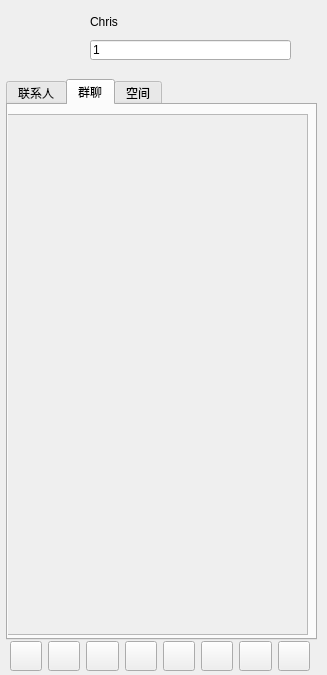
<?xml version="1.0" encoding="UTF-8"?>
<ui version="4.0">
 <class>mDialog</class>
 <widget class="QDialog" name="mDialog">
  <property name="geometry">
   <rect>
    <x>0</x>
    <y>0</y>
    <width>327</width>
    <height>675</height>
   </rect>
  </property>
  <property name="windowTitle">
   <string>Apptenchat</string>
  </property>
  <property name="windowIcon">
   <iconset resource="resource.qrc">
    <normaloff>:/src/resource/images/logo_real.png</normaloff>:/src/resource/images/logo_real.png</iconset>
  </property>
  <widget class="QPushButton" name="pb_profile">
   <property name="geometry">
    <rect>
     <x>10</x>
     <y>10</y>
     <width>60</width>
     <height>60</height>
    </rect>
   </property>
   <property name="cursor">
    <cursorShape>PointingHandCursor</cursorShape>
   </property>
   <property name="text">
    <string/>
   </property>
   <property name="iconSize">
    <size>
     <width>60</width>
     <height>60</height>
    </size>
   </property>
   <property name="flat">
    <bool>true</bool>
   </property>
  </widget>
  <widget class="QLabel" name="le_name">
   <property name="geometry">
    <rect>
     <x>90</x>
     <y>11</y>
     <width>51</width>
     <height>21</height>
    </rect>
   </property>
   <property name="text">
    <string>Chris</string>
   </property>
  </widget>
  <widget class="QLineEdit" name="le_feeling">
   <property name="geometry">
    <rect>
     <x>90</x>
     <y>40</y>
     <width>201</width>
     <height>20</height>
    </rect>
   </property>
   <property name="text">
    <string>1</string>
   </property>
  </widget>
  <widget class="QTabWidget" name="tabWidget">
   <property name="geometry">
    <rect>
     <x>6</x>
     <y>79</y>
     <width>311</width>
     <height>561</height>
    </rect>
   </property>
   <property name="currentIndex">
    <number>1</number>
   </property>
   <widget class="QWidget" name="tab">
    <attribute name="title">
     <string>联系人</string>
    </attribute>
    <widget class="QScrollArea" name="scrollArea">
     <property name="geometry">
      <rect>
       <x>-1</x>
       <y>-1</y>
       <width>311</width>
       <height>521</height>
      </rect>
     </property>
     <property name="widgetResizable">
      <bool>true</bool>
     </property>
     <widget class="QWidget" name="scrollAreaWidgetContents">
      <property name="geometry">
       <rect>
        <x>0</x>
        <y>0</y>
        <width>309</width>
        <height>519</height>
       </rect>
      </property>
      <layout class="QVBoxLayout" name="verticalLayout">
       <item>
        <widget class="QWidget" name="wdg_list" native="true"/>
       </item>
       <item>
        <spacer name="verticalSpacer">
         <property name="orientation">
          <enum>Qt::Vertical</enum>
         </property>
         <property name="sizeHint" stdset="0">
          <size>
           <width>20</width>
           <height>40</height>
          </size>
         </property>
        </spacer>
       </item>
      </layout>
     </widget>
    </widget>
   </widget>
   <widget class="QWidget" name="tab_3">
    <attribute name="title">
     <string>群聊</string>
    </attribute>
    <widget class="QScrollArea" name="scrollArea_2">
     <property name="geometry">
      <rect>
       <x>-1</x>
       <y>9</y>
       <width>301</width>
       <height>521</height>
      </rect>
     </property>
     <property name="widgetResizable">
      <bool>true</bool>
     </property>
     <widget class="QWidget" name="scrollAreaWidgetContents_2">
      <property name="geometry">
       <rect>
        <x>0</x>
        <y>0</y>
        <width>299</width>
        <height>519</height>
       </rect>
      </property>
      <layout class="QVBoxLayout" name="verticalLayout_2">
       <item>
        <widget class="QWidget" name="wdg_group" native="true"/>
       </item>
       <item>
        <spacer name="verticalSpacer_2">
         <property name="orientation">
          <enum>Qt::Vertical</enum>
         </property>
         <property name="sizeHint" stdset="0">
          <size>
           <width>20</width>
           <height>482</height>
          </size>
         </property>
        </spacer>
       </item>
      </layout>
     </widget>
    </widget>
   </widget>
   <widget class="QWidget" name="tab_2">
    <attribute name="title">
     <string>空间</string>
    </attribute>
   </widget>
  </widget>
  <widget class="QWidget" name="layoutWidget">
   <property name="geometry">
    <rect>
     <x>10</x>
     <y>640</y>
     <width>300</width>
     <height>32</height>
    </rect>
   </property>
   <layout class="QHBoxLayout" name="horizontalLayout">
    <item>
     <widget class="QPushButton" name="pb_set">
      <property name="minimumSize">
       <size>
        <width>30</width>
        <height>30</height>
       </size>
      </property>
      <property name="text">
       <string/>
      </property>
      <property name="iconSize">
       <size>
        <width>20</width>
        <height>16</height>
       </size>
      </property>
      <property name="flat">
       <bool>false</bool>
      </property>
     </widget>
    </item>
    <item>
     <widget class="QPushButton" name="pushButton_2">
      <property name="minimumSize">
       <size>
        <width>30</width>
        <height>30</height>
       </size>
      </property>
      <property name="text">
       <string/>
      </property>
      <property name="iconSize">
       <size>
        <width>20</width>
        <height>16</height>
       </size>
      </property>
      <property name="flat">
       <bool>false</bool>
      </property>
     </widget>
    </item>
    <item>
     <widget class="QPushButton" name="pushButton_3">
      <property name="minimumSize">
       <size>
        <width>30</width>
        <height>30</height>
       </size>
      </property>
      <property name="text">
       <string/>
      </property>
      <property name="iconSize">
       <size>
        <width>20</width>
        <height>16</height>
       </size>
      </property>
      <property name="flat">
       <bool>false</bool>
      </property>
     </widget>
    </item>
    <item>
     <widget class="QPushButton" name="pushButton_4">
      <property name="minimumSize">
       <size>
        <width>30</width>
        <height>30</height>
       </size>
      </property>
      <property name="text">
       <string/>
      </property>
      <property name="iconSize">
       <size>
        <width>20</width>
        <height>16</height>
       </size>
      </property>
      <property name="flat">
       <bool>false</bool>
      </property>
     </widget>
    </item>
    <item>
     <widget class="QPushButton" name="pushButton_6">
      <property name="minimumSize">
       <size>
        <width>30</width>
        <height>30</height>
       </size>
      </property>
      <property name="text">
       <string/>
      </property>
      <property name="iconSize">
       <size>
        <width>20</width>
        <height>16</height>
       </size>
      </property>
      <property name="flat">
       <bool>false</bool>
      </property>
     </widget>
    </item>
    <item>
     <widget class="QPushButton" name="pushButton_5">
      <property name="minimumSize">
       <size>
        <width>30</width>
        <height>30</height>
       </size>
      </property>
      <property name="text">
       <string/>
      </property>
      <property name="iconSize">
       <size>
        <width>20</width>
        <height>16</height>
       </size>
      </property>
      <property name="flat">
       <bool>false</bool>
      </property>
     </widget>
    </item>
    <item>
     <widget class="QPushButton" name="pushButton_8">
      <property name="minimumSize">
       <size>
        <width>30</width>
        <height>30</height>
       </size>
      </property>
      <property name="text">
       <string/>
      </property>
      <property name="iconSize">
       <size>
        <width>20</width>
        <height>16</height>
       </size>
      </property>
      <property name="flat">
       <bool>false</bool>
      </property>
     </widget>
    </item>
    <item>
     <widget class="QPushButton" name="pushButton_7">
      <property name="minimumSize">
       <size>
        <width>30</width>
        <height>30</height>
       </size>
      </property>
      <property name="text">
       <string/>
      </property>
      <property name="iconSize">
       <size>
        <width>20</width>
        <height>16</height>
       </size>
      </property>
      <property name="flat">
       <bool>false</bool>
      </property>
     </widget>
    </item>
   </layout>
  </widget>
 </widget>
 <resources>
  <include location="resource.qrc"/>
 </resources>
 <connections/>
</ui>
